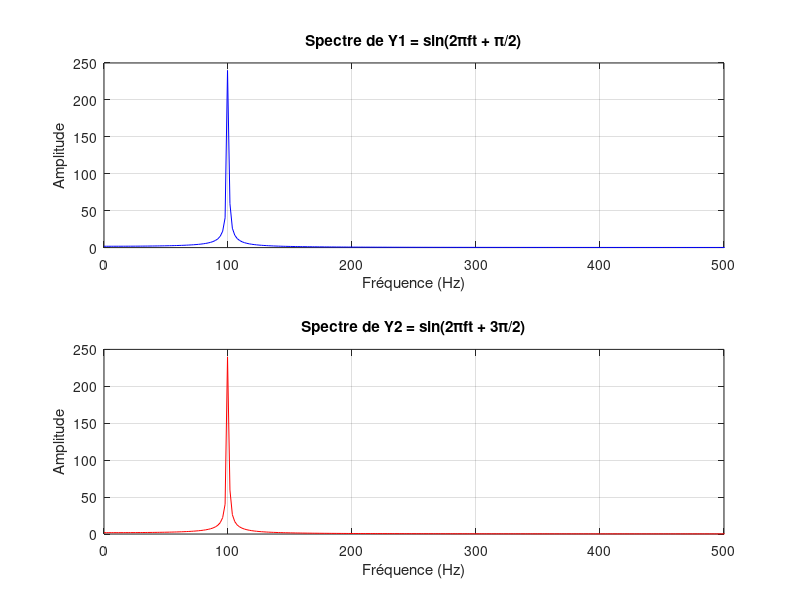

The MATLAB script that drew this image:
% Définition de la fréquence d'échantillonnage (en Hz)
Fs = 1000;

% Calcul de la période d'échantillonnage (en secondes)
Ts = 1/Fs;

% Création du vecteur temps : de 0 à 1 seconde avec un pas de Ts
t = 0:Ts:1-Ts;

% Définition de la fréquence du signal à générer (en Hz)
f = 100;

% Nombre de points FFT
N = 512;

% Génération des signaux avec déphasages différents
Y1 = sin(2*pi*f*t + pi/2);        % Déphasage de +π/2 (cosinus)
Y2 = sin(2*pi*f*t + 3*pi/2);      % Déphasage de +3π/2

% Calcul de la FFT pour chaque signal
Y1f = fft(Y1, N);
Y2f = fft(Y2, N);

% Création de l'axe des fréquences (en Hz)
freq = (0:N-1) * Fs / N;

% Création d'une nouvelle figure
figure;

% Spectre de Y1
subplot(2, 1, 1);
plot(freq, abs(Y1f), 'b');
xlabel('Fréquence (Hz)');
ylabel('Amplitude');
title('Spectre de Y1 = sin(2\pift + \pi/2)');
grid on;
xlim([0 Fs/2]);  % Limiter à [0, Fs/2]

% Spectre de Y2
subplot(2, 1, 2);
plot(freq, abs(Y2f), 'r');
xlabel('Fréquence (Hz)');
ylabel('Amplitude');
title('Spectre de Y2 = sin(2\pift + 3\pi/2)');
grid on;
xlim([0 Fs/2]);  % Limiter à [0, Fs/2]
